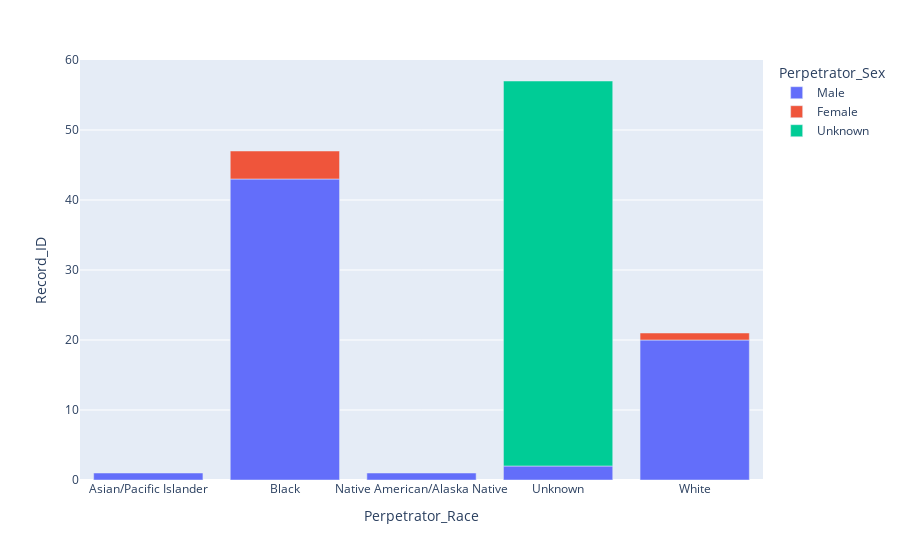

Notebook cell for this chart:
### Code cell
fig2 = px.bar(a, x="Perpetrator_Race", y="Record_ID", color="Perpetrator_Sex")
fig2.show()

### Figure 1 — Plotly figure (JSON) as saved in the notebook; plotly's stock layout.template omitted (floating-point values rounded to 4 significant figures)
{"data": [{"alignmentgroup": "True", "hovertemplate": "Perpetrator_Sex=Male<br>Perpetrator_Race=%{x}<br>Record_ID=%{y}<extra></extra>", "legendgroup": "Male", "marker": {"color": "#636efa", "pattern": {"shape": ""}}, "name": "Male", "offsetgroup": "Male", "orientation": "v", "showlegend": true, "textposition": "auto", "type": "bar", "x": ["Asian/Pacific Islander", "Black", "Native American/Alaska Native", "Unknown", "White"], "xaxis": "x", "y": [1, 43, 1, 2, 20], "yaxis": "y"}, {"alignmentgroup": "True", "hovertemplate": "Perpetrator_Sex=Female<br>Perpetrator_Race=%{x}<br>Record_ID=%{y}<extra></extra>", "legendgroup": "Female", "marker": {"color": "#EF553B", "pattern": {"shape": ""}}, "name": "Female", "offsetgroup": "Female", "orientation": "v", "showlegend": true, "textposition": "auto", "type": "bar", "x": ["Black", "White"], "xaxis": "x", "y": [4, 1], "yaxis": "y"}, {"alignmentgroup": "True", "hovertemplate": "Perpetrator_Sex=Unknown<br>Perpetrator_Race=%{x}<br>Record_ID=%{y}<extra></extra>", "legendgroup": "Unknown", "marker": {"color": "#00cc96", "pattern": {"shape": ""}}, "name": "Unknown", "offsetgroup": "Unknown", "orientation": "v", "showlegend": true, "textposition": "auto", "type": "bar", "x": ["Unknown"], "xaxis": "x", "y": [55], "yaxis": "y"}], "layout": {"barmode": "relative", "legend": {"title": {"text": "Perpetrator_Sex"}, "tracegroupgap": 0}, "margin": {"t": 60}, "xaxis": {"anchor": "y", "domain": [0, 1], "title": {"text": "Perpetrator_Race"}}, "yaxis": {"anchor": "x", "domain": [0, 1], "title": {"text": "Record_ID"}}}}
